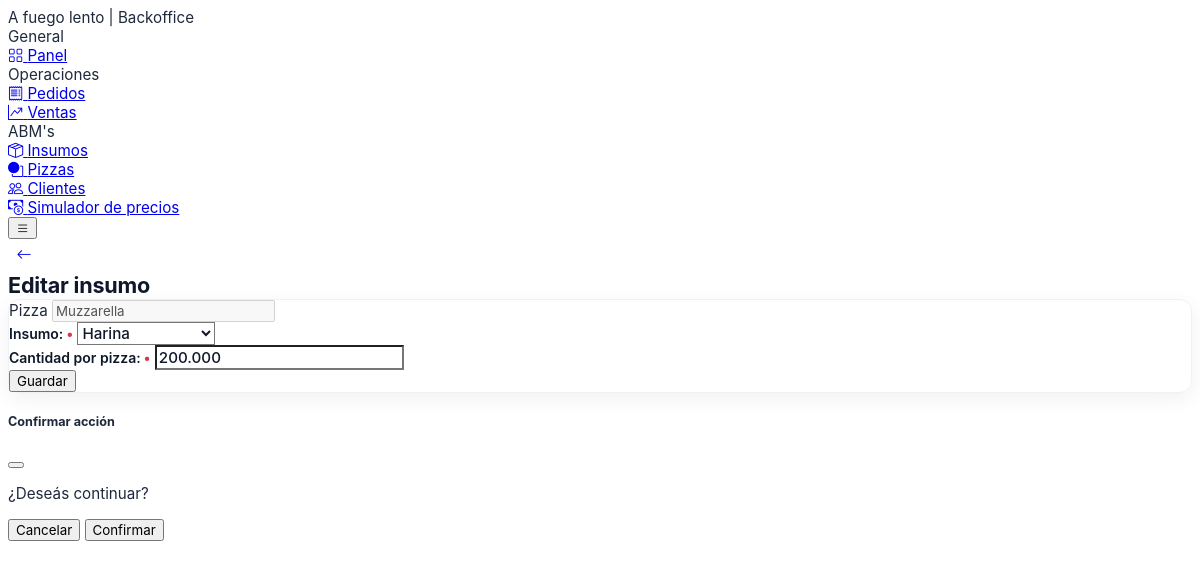
/recipes/1/edit/, run on the app's committed database.
### core/models.py (models this page shows, shortened)
class TimestampedModel(models.Model):
    created_at = models.DateTimeField(auto_now_add=True)
    updated_at = models.DateTimeField(auto_now=True)
    class Meta:
        abstract = True

class Pizza(TimestampedModel):
    name = models.CharField(max_length=120, unique=True)
    sale_price = models.DecimalField(max_digits=12, decimal_places=2, validators=[MinValueValidator(0)])
    is_active = models.BooleanField(default=True)

class RecipeItem(models.Model):
    pizza = models.ForeignKey(Pizza, on_delete=models.CASCADE, related_name="recipe_items")
    ingredient = models.ForeignKey(Ingredient, on_delete=models.PROTECT, related_name="recipe_items")
    quantity = models.DecimalField(max_digits=12, decimal_places=3, validators=[MinValueValidator(0.001)])
    class Meta:
        constraints = [
            models.UniqueConstraint(fields=["pizza", "ingredient"], name="uniq_recipe_item"),
        ]

### core/views.py (the view, shortened to what this page needs)
# urls.py: path("recipes/<int:pk>/edit/", RecipeItemUpdateView.as_view(), name="recipe_update"),
class RecipeItemUpdateView(View):
    template_name = "core/recipe_form.html"
    def get(self, request, pk):
        recipe = get_object_or_404(RecipeItem.objects.select_related("pizza", "ingredient"), pk=pk)
        form = RecipeItemForm(instance=recipe, fixed_pizza=recipe.pizza)
        return render(
            request,
            self.template_name,
            {"form": form, "recipe": recipe, "pizza": recipe.pizza},
        )

### core/forms.py (shortened to what this page needs)
class RecipeItemForm(forms.ModelForm):
    quantity = forms.CharField()
    class Meta:
        model = RecipeItem
        fields = ["pizza", "ingredient", "quantity"]
    def __init__(self, *args, **kwargs):
        self.fixed_pizza = kwargs.pop("fixed_pizza", None)
        super().__init__(*args, **kwargs)
        _apply_styles(self)
        self.fields["ingredient"].queryset = Ingredient._default_manager.filter(is_active=True).order_by("name")
        self.fields["ingredient"].label = "Insumo"
        self.fields["quantity"].label = "Cantidad por pizza"
        if self.fixed_pizza is not None:
            self.fields.pop("pizza", None)
        else:
            self.fields["pizza"].queryset = Pizza._default_manager.filter(is_active=True).order_by("name")
            self.fields["pizza"].label = "Pizza"

### core/forms.py (called while the page is built)
def _apply_styles(form):
    for field in form.fields.values():
        widget = field.widget
        existing = widget.attrs.get("class", "")
        if isinstance(widget, (forms.Select, forms.SelectMultiple)):
            css = "form-select"
        elif isinstance(widget, forms.CheckboxInput):
            css = "form-check-input"
        else:
            css = "form-control"
        widget.attrs["class"] = f"{existing} {css}".strip()

### core/models.py (called while the page is built)
    def __str__(self):
        return self.name

### templates/core/recipe_form.html (shortened to what this page needs)
{% extends "base.html" %}
{% block page_back %}
<a class="btn btn-icon btn-light-primary bo-back-btn" href="{% if pizza %}{% url 'core:pizza_update' pizza.id %}{% else %}/pizzas/{% endif %}" title="Volver">
  <i class="bi bi-arrow-left"></i>
</a>
{% endblock %}
{% block page_title %}{% if recipe %}Editar insumo{% else %}Agregar insumo{% endif %}{% endblock %}
{% block content %}
<div class="card bo-content-card">
  <div class="card-body">
    {% if pizza %}
      <div class="mb-4">
        <label class="form-label text-dark">Pizza</label>
        <input class="form-control" type="text" value="{{ pizza.name }}" readonly disabled>
      </div>
    {% endif %}
    <form method="post" class="bo-form">
      {% for field in form %}
        <div class="mb-4">
          {{ field.label_tag }}
          {{ field }}
        </div>
      {% endfor %}
      <button class="btn btn-primary" type="submit">Guardar</button>
    </form>
  </div>
</div>
{% endblock %}

### templates/base.html (style rules this page uses)
:root { --bo-font: Inter, Helvetica, "Segoe UI", Arial, sans-serif; --bo-text: #1e293b; --bo-text-muted: #64748b; --bo-text-strong: #0f172a; --bo-title-size: 1.05rem; --bo-body-size: 0.95rem; --bo-label-size: 0.875rem; --bo-help-size: 0.875rem; --bo-kpi-label-size: 0.75rem; --bo-kpi-value-size: 1.75rem; }
body, .form-control, .form-select, .btn, .menu-title, .card-title, .table, .list-group-item, .badge, .alert, .modal { font-family: var(--bo-font) !important; }
body { color: var(--bo-text); font-size: var(--bo-body-size); }
.bo-content-card { border: 1px solid #edf2f7; box-shadow: 0 6px 20px rgba(15, 23, 42, 0.06); border-radius: 0.75rem; }
.bo-form label, .bo-form .form-label, .bo-form p, .bo-form .text-secondary, .bo-form .form-check-label { color: var(--bo-text-strong) !important; font-size: var(--bo-label-size) !important; font-weight: 600 !important; }
.bo-form input, .bo-form select, .bo-form textarea { color: var(--bo-text-strong) !important; background-color: #fff !important; font-size: var(--bo-body-size) !important; font-weight: 500 !important; }
.bo-back-btn { width: 32px !important; height: 32px !important; min-width: 32px; border-radius: 999px !important; padding: 0 !important; display: inline-flex; align-items: center; justify-content: center; }
.bo-back-btn i { font-size: 0.95rem !important; }

### data on the page
Pizza: name "Muzzarella"
RecipeItem: form "Harina" "200.000"
